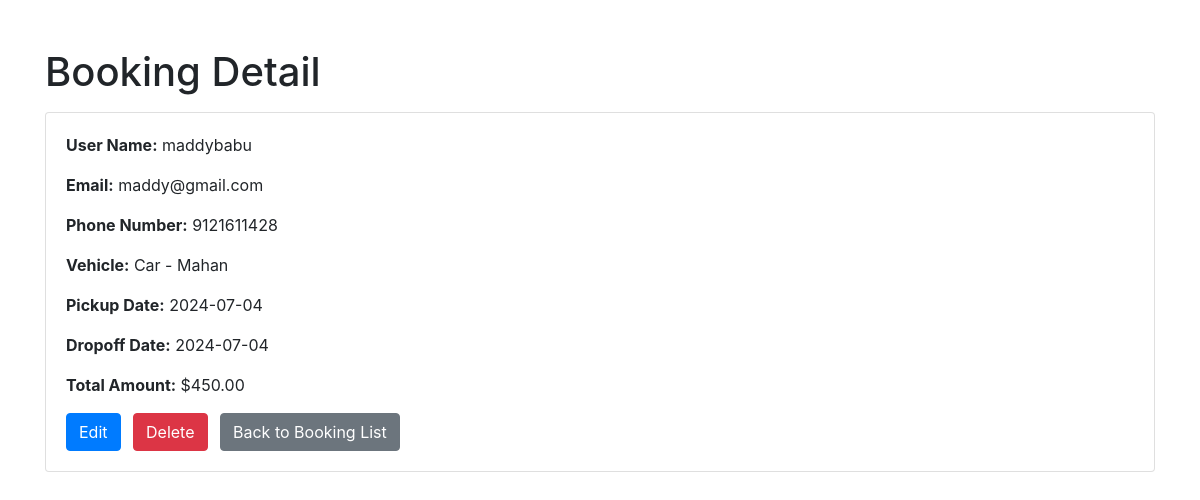
Screenshot of /bookings/1/ with the database file from the repository.
### Car/models.py (models this page shows, shortened)
class Booking(models.Model):
    vehicle = models.ForeignKey(Vehicle, on_delete=models.CASCADE)
    user_name = models.CharField(max_length=100)
    email = models.EmailField()
    phone_number = models.CharField(max_length=15)
    pickup_date = models.DateField()
    dropoff_date = models.DateField()
    total_amount = models.DecimalField(max_digits=10, decimal_places=2)

class Vehicle(models.Model):
    VEHICLE_TYPES = (
        ('bike', 'Bike'),
        ('auto', 'Auto'),
        ('car', 'Car'),
    )
    name = models.CharField(max_length=100)
    vehicle_type = models.CharField(max_length=10, choices=VEHICLE_TYPES)
    description = models.TextField()
    rate_per_day = models.DecimalField(max_digits=8, decimal_places=2)
    def __str__(self):
        return f"{self.get_vehicle_type_display()} - {self.name}"

### Car/views.py (the view)
# urls.py: path('bookings/<int:pk>/', BookingDetailView.as_view(), name='booking-detail'),
class BookingDetailView(DetailView):
    model = Booking
    template_name = 'booking_class_based/booking_detail.html'
    context_object_name = 'booking'

### templates/booking_class_based/booking_detail.html (shortened to what this page needs)
<!DOCTYPE html>
<html lang="en">
<head>
    <link href="https://stackpath.bootstrapcdn.com/bootstrap/4.5.0/css/bootstrap.min.css" rel="stylesheet">
</head>
<body>
    <div class="container">
        <h1 class="mt-5">Booking Detail</h1>
        <div class="card mt-3">
            <div class="card-body">
                <p class="card-text"><strong>User Name:</strong> {{ booking.user_name }}</p>
                <p class="card-text"><strong>Email:</strong> {{ booking.email }}</p>
                <p class="card-text"><strong>Phone Number:</strong> {{ booking.phone_number }}</p>
                <p class="card-text"><strong>Vehicle:</strong> {{ booking.vehicle }}</p>
                <p class="card-text"><strong>Pickup Date:</strong> {{ booking.pickup_date|date:"Y-m-d" }}</p>
                <p class="card-text"><strong>Dropoff Date:</strong> {{ booking.dropoff_date|date:"Y-m-d" }}</p>
                <p class="card-text"><strong>Total Amount:</strong> ${{ booking.total_amount }}</p>
                <a href="{% url 'booking-update' booking.pk %}" class="btn btn-primary mr-2">Edit</a>
                <form action="{% url 'booking-delete' booking.pk %}" method="post" style="display: inline;">
                    <input type="submit" class="btn btn-danger" value="Delete">
                </form>
                <a href="{% url 'booking-list' %}" class="btn btn-secondary ml-2">Back to Booking List</a>
            </div>
        </div>
    </div>
</body>
</html>

### rows the page displays
Booking: user_name "maddybabu", email "maddy@gmail.com", phone_number "9121611428", vehicle "Car - Mahan", pickup_date "2024-07-04", dropoff_date "2024-07-04", total_amount "450.00"
